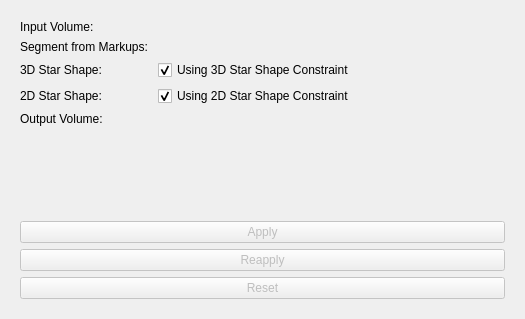
<?xml version="1.0" encoding="UTF-8"?>
<ui version="4.0">
 <class>qSlicerInteractiveSegModuleWidget</class>
 <widget class="qSlicerWidget" name="qSlicerInteractiveSegModuleWidget">
  <property name="geometry">
   <rect>
    <x>0</x>
    <y>0</y>
    <width>525</width>
    <height>319</height>
   </rect>
  </property>
  <property name="windowTitle">
   <string>Form</string>
  </property>
  <layout class="QVBoxLayout" name="verticalLayout">
   <item>
    <widget class="ctkCollapsibleButton" name="CTKCollapsibleButton" native="true">
     <property name="text" stdset="0">
      <string>Parameters</string>
     </property>
     <layout class="QVBoxLayout" name="verticalLayout_3">
      <item>
       <layout class="QFormLayout" name="formLayout">
        <property name="fieldGrowthPolicy">
         <enum>QFormLayout::AllNonFixedFieldsGrow</enum>
        </property>
        <item row="0" column="0">
         <widget class="QLabel" name="inputVolumeLabel">
          <property name="text">
           <string>Input Volume: </string>
          </property>
         </widget>
        </item>
        <item row="0" column="1">
         <widget class="qMRMLNodeComboBox" name="inputVolumeMRMLNodeComboBox" native="true">
          <property name="enabled">
           <bool>true</bool>
          </property>
          <property name="nodeTypes" stdset="0">
           <stringlist>
            <string>vtkMRMLScalarVolumeNode</string>
           </stringlist>
          </property>
          <property name="noneEnabled" stdset="0">
           <bool>true</bool>
          </property>
          <property name="addEnabled" stdset="0">
           <bool>false</bool>
          </property>
          <property name="removeEnabled" stdset="0">
           <bool>true</bool>
          </property>
          <property name="renameEnabled" stdset="0">
           <bool>false</bool>
          </property>
         </widget>
        </item>
        <item row="1" column="0">
         <widget class="QLabel" name="markupsLabel">
          <property name="text">
           <string>Segment from Markups: </string>
          </property>
         </widget>
        </item>
        <item row="1" column="1">
         <widget class="qMRMLNodeComboBox" name="markupsMRMLNodeComboBox" native="true">
          <property name="enabled">
           <bool>true</bool>
          </property>
          <property name="nodeTypes" stdset="0">
           <stringlist>
            <string>vtkMRMLMarkupsFiducialNode</string>
           </stringlist>
          </property>
          <property name="showChildNodeTypes" stdset="0">
           <bool>false</bool>
          </property>
          <property name="baseName" stdset="0">
           <string>C</string>
          </property>
          <property name="noneEnabled" stdset="0">
           <bool>false</bool>
          </property>
          <property name="addEnabled" stdset="0">
           <bool>false</bool>
          </property>
          <property name="removeEnabled" stdset="0">
           <bool>true</bool>
          </property>
          <property name="renameEnabled" stdset="0">
           <bool>true</bool>
          </property>
          <property name="selectNodeUponCreation" stdset="0">
           <bool>true</bool>
          </property>
         </widget>
        </item>
        <item row="2" column="0">
         <widget class="QLabel" name="star3Label">
          <property name="text">
           <string>3D Star Shape: </string>
          </property>
         </widget>
        </item>
        <item row="2" column="1">
         <widget class="QCheckBox" name="star3CheckBox">
          <property name="text">
           <string>Using 3D Star Shape Constraint</string>
          </property>
          <property name="checked">
           <bool>true</bool>
          </property>
         </widget>
        </item>
        <item row="3" column="0">
         <widget class="QLabel" name="star2Label">
          <property name="text">
           <string>2D Star Shape: </string>
          </property>
         </widget>
        </item>
        <item row="3" column="1">
         <widget class="QCheckBox" name="star2CheckBox">
          <property name="text">
           <string>Using 2D Star Shape Constraint</string>
          </property>
          <property name="checked">
           <bool>true</bool>
          </property>
         </widget>
        </item>
        <item row="4" column="0">
         <widget class="QLabel" name="outputVolumeLabel">
          <property name="text">
           <string>Output Volume: </string>
          </property>
         </widget>
        </item>
        <item row="4" column="1">
         <widget class="qMRMLNodeComboBox" name="outputVolumeMRMLNodeComboBox" native="true">
          <property name="enabled">
           <bool>false</bool>
          </property>
          <property name="nodeTypes" stdset="0">
           <stringlist>
            <string>vtkMRMLScalarVolumeNode</string>
           </stringlist>
          </property>
          <property name="showChildNodeTypes" stdset="0">
           <bool>false</bool>
          </property> 
          <property name="addEnabled" stdset="0">
           <bool>false</bool>
          </property>
          <property name="removeEnabled" stdset="0">
           <bool>false</bool>
          </property>
          <property name="renameEnabled" stdset="0">
           <bool>false</bool>
          </property>		  
         </widget>
        </item>
       </layout>
      </item>
      <item>
       <widget class="QPushButton" name="applyPushButton">
        <property name="enabled">
         <bool>false</bool>
        </property>
        <property name="text">
         <string>Apply</string>
        </property>
        <property name="autoDefault">
         <bool>false</bool>
        </property>
       </widget>
      </item>
	   <item>
       <widget class="QPushButton" name="reapplyPushButton">
        <property name="enabled">
         <bool>false</bool>
        </property>
        <property name="text">
         <string>Reapply</string>
        </property>
        <property name="autoDefault">
         <bool>false</bool>
        </property>
       </widget>
      </item>
      <item>
       <widget class="QPushButton" name="resetPushButton">
        <property name="enabled">
         <bool>false</bool>
        </property>
        <property name="text">
         <string>Reset</string>
        </property>
       </widget>
      </item>
     </layout>
    </widget>
   </item>
  </layout>
 </widget>
 <customwidgets>
  <customwidget>
   <class>qMRMLNodeComboBox</class>
   <extends>QWidget</extends>
   <header>qMRMLNodeComboBox.h</header>
   <container>1</container>
  </customwidget>
  <customwidget>
   <class>qSlicerWidget</class>
   <extends>QWidget</extends>
   <header>qSlicerWidget.h</header>
   <container>1</container>
  </customwidget>
  <customwidget>
   <class>ctkCollapsibleButton</class>
   <extends>QWidget</extends>
   <header>ctkCollapsibleButton.h</header>
   <container>1</container>
  </customwidget>
 </customwidgets>
 <resources/>
 <connections>
  <connection>
   <sender>qSlicerInteractiveSegModuleWidget</sender>
   <signal>mrmlSceneChanged(vtkMRMLScene*)</signal>
   <receiver>inputVolumeMRMLNodeComboBox</receiver>
   <slot>setMRMLScene(vtkMRMLScene*)</slot>
   <hints>
    <hint type="sourcelabel">
     <x>441</x>
     <y>315</y>
    </hint>
    <hint type="destinationlabel">
     <x>390</x>
     <y>50</y>
    </hint>
   </hints>
  </connection>
  <connection>
   <sender>qSlicerInteractiveSegModuleWidget</sender>
   <signal>mrmlSceneChanged(vtkMRMLScene*)</signal>
   <receiver>markupsMRMLNodeComboBox</receiver>
   <slot>setMRMLScene(vtkMRMLScene*)</slot>
   <hints>
    <hint type="sourcelabel">
     <x>257</x>
     <y>314</y>
    </hint>
    <hint type="destinationlabel">
     <x>262</x>
     <y>86</y>
    </hint>
   </hints>
  </connection>
  <connection>
   <sender>qSlicerInteractiveSegModuleWidget</sender>
   <signal>mrmlSceneChanged(vtkMRMLScene*)</signal>
   <receiver>outputVolumeMRMLNodeComboBox</receiver>
   <slot>setMRMLScene(vtkMRMLScene*)</slot>
   <hints>
    <hint type="sourcelabel">
     <x>195</x>
     <y>317</y>
    </hint>
    <hint type="destinationlabel">
     <x>202</x>
     <y>183</y>
    </hint>
   </hints>
  </connection>
 </connections>
</ui>
